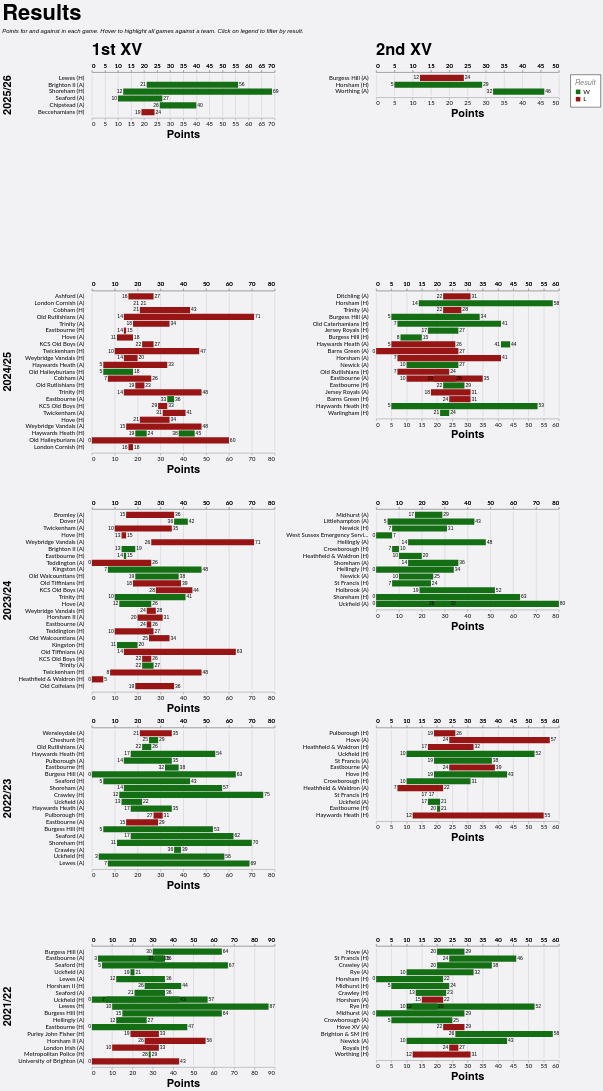

Vega-Lite specification for this chart:
### Vega-Lite specification from a JSON file in a GitHub repository (floating-point values rounded to 4 significant figures; data arrays with more than 128 entries replaced by an {"elided": "..."} marker saying what was removed)
{"config": {"axis": {"labelFont": "Lato, sans-serif", "titleFont": "PT Sans Narrow, Helvetica Neue, Helvetica, Arial, sans-serif", "labelFontSize": 13, "titleFontSize": 24, "gridColor": "#202947", "gridOpacity": 0.2}, "header": {"labelFont": "PT Sans Narrow, Helvetica Neue, Helvetica, Arial, sans-serif", "titleFont": "PT Sans Narrow, Helvetica Neue, Helvetica, Arial, sans-serif", "labelFontSize": 24, "titleFontSize": 28, "labelFontWeight": "bold", "orient": "left"}, "legend": {"labelFont": "Lato, sans-serif", "titleFont": "PT Sans Narrow, Helvetica Neue, Helvetica, Arial, sans-serif", "labelFontSize": 14, "titleFontSize": 16, "titlePadding": 5, "fillColor": "white", "strokeColor": "black", "padding": 10, "titleFontWeight": "lighter", "titleFontStyle": "italic", "titleColor": "gray", "offset": 10}, "title": {"font": "PT Sans Narrow, Helvetica Neue, Helvetica, Arial, sans-serif", "fontSize": 48, "fontWeight": "bold", "anchor": "start", "align": "center", "titlePadding": 20, "subtitlePadding": 10, "subtitleFontSize": 13, "subtitleColor": "", "subtitleFontStyle": "italic", "offset": 15, "color": "black"}, "axisX": {"labelAngle": 0}, "facet": {"title": null, "header": null, "align": {"row": "each", "column": "each"}}, "resolve": {"scale": {"y": "independent", "facet": "independent"}}, "background": "#f2f1f4", "view": {"strokeWidth": 0}}, "data": {"name": "data-84e48f6d700cf974e6315739b6ccc1d8"}, "facet": {"column": {"field": "squad", "header": {"labelAnchor": "start", "labelExpr": "datum.value + ' XV'", "labelFontSize": 36, "title": null}, "title": null, "type": "nominal"}, "row": {"field": "season", "sort": {"field": "season", "order": "descending"}, "title": null, "type": "nominal"}}, "spec": {"layer": [{"mark": {"type": "bar"}, "encoding": {"color": {"field": "result", "legend": {"orient": "right", "title": "Result", "titleOrient": "top"}, "scale": {"domain": ["W", "L"], "range": ["#146f14", "#981515"]}, "type": "nominal"}, "detail": {"field": "game_id", "type": "nominal"}, "opacity": {"condition": {"param": "param_4", "value": 1.0, "empty": true}, "value": 0.2}, "x": {"axis": {"offset": 5, "orient": "bottom"}, "field": "pf", "title": "Points", "type": "quantitative"}, "x2": {"field": "pa"}, "y": {"axis": {"domain": false, "grid": false, "offset": 15, "ticks": false, "title": null}, "field": "game_label", "sort": {"field": "date", "order": "descending"}, "title": null, "type": "nominal"}}, "name": "view_2"}, {"mark": {"type": "text", "align": "right", "dx": -2, "dy": 0}, "encoding": {"color": {"value": "black"}, "detail": {"field": "game_id", "type": "nominal"}, "opacity": {"condition": {"param": "param_4", "value": 1.0, "empty": true}, "value": 0.2}, "text": {"field": "loser", "type": "nominal"}, "x": {"axis": {"offset": 5, "orient": "top"}, "field": "loser", "title": null, "type": "quantitative"}, "y": {"axis": {"domain": false, "grid": false, "offset": 15, "ticks": false, "title": null}, "field": "game_label", "sort": {"field": "date", "order": "descending"}, "title": null, "type": "nominal"}}}, {"mark": {"type": "text", "align": "left", "dx": 2, "dy": 0}, "encoding": {"color": {"value": "black"}, "detail": {"field": "game_id", "type": "nominal"}, "opacity": {"condition": {"param": "param_4", "value": 1.0, "empty": true}, "value": 0.2}, "text": {"field": "winner", "type": "nominal"}, "x": {"axis": {"offset": 5, "orient": "top"}, "field": "winner", "title": null, "type": "quantitative"}, "y": {"axis": {"domain": false, "grid": false, "offset": 15, "ticks": false, "title": null}, "field": "game_label", "sort": {"field": "date", "order": "descending"}, "title": null, "type": "nominal"}}}], "height": {"step": 15}, "transform": [{"filter": {"param": "param_5"}}], "width": 400}, "params": [{"name": "param_4", "select": {"type": "point", "clear": "mouseout", "fields": ["opposition"], "on": "hover"}, "views": ["view_2"]}, {"name": "param_5", "select": {"type": "point", "fields": ["result"]}, "bind": "legend", "views": ["view_2"]}], "resolve": {"scale": {"x": "independent", "y": "independent"}}, "spacing": 10, "title": {"text": "Results", "subtitle": "Points for and against in each game. Hover to highlight all games against a team. Click on legend to filter by result."}, "$schema": "https://vega.github.io/schema/vega-lite/v5.20.1.json", "datasets": {"data-84e48f6d700cf974e6315739b6ccc1d8": {"elided": "163 records"}}}
